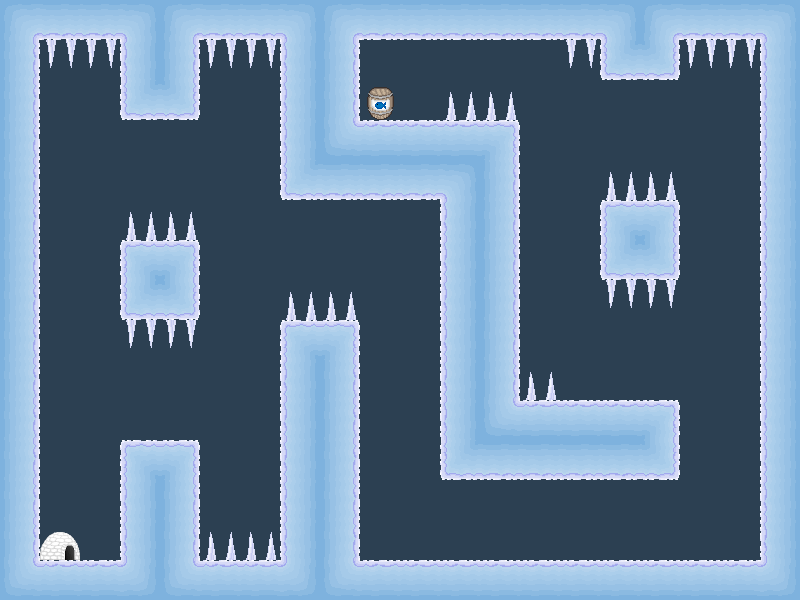

Tiled map render using the project's own tile images. Description and the map definition, with tile-layer contents summarised, below:
An orthogonal 20x15 tile map with 40x40 px tiles, 1 tile layer (textures), 1 hidden layer not drawn, 3 tilesets and 14 objects (12x spikes, mainPlayer, me.LevelEntity).

<map version="1.0" orientation="orthogonal" width="20" height="15" tilewidth="40" tileheight="40" backgroundcolor="#2c4052">
 <tileset firstgid="1" name="solid" tilewidth="40" tileheight="40">
  <image source="tilesets/solid.png" width="40" height="40" />
  <tile id="0">
   <properties>
    <property name="type" value="solid" />
   </properties>
  </tile>
 </tileset>
 <tileset firstgid="2" name="textures" tilewidth="40" tileheight="40">
  <image source="tilesets/textures.png" width="160" height="480" />
 </tileset>
 <tileset firstgid="50" name="objects" tilewidth="40" tileheight="40">
  <image source="tilesets/objects.png" width="160" height="120" />
 </tileset>
 <layer name="textures" width="20" height="15">
  <data>[300 cells, 160 non-empty, 16 distinct tile ids]</data>
 </layer>
 <objectgroup color="#00ff00" name="Entities" width="20" height="15">
  <object name="mainPlayer" x="80" y="520" width="40" height="40" />
  <object name="me.LevelEntity" x="360" y="80" width="40" height="40" />
 </objectgroup>
 <objectgroup color="#ff0000" name="EnemyEntities" width="20" height="15">
  <object name="spikes" x="40" y="40" width="80" height="40" />
  <object name="spikes" x="200" y="40" width="80" height="40" />
  <object name="spikes" x="680" y="40" width="80" height="40" />
  <object name="spikes" x="560" y="40" width="40" height="40" />
  <object name="spikes" x="120" y="320" width="80" height="40" />
  <object name="spikes" x="600" y="280" width="80" height="40" />
  <object name="spikes" x="280" y="280" width="80" height="40" />
  <object name="spikes" x="440" y="80" width="80" height="40" />
  <object name="spikes" x="200" y="520" width="80" height="40" />
  <object name="spikes" x="120" y="200" width="80" height="40" />
  <object name="spikes" x="520" y="360" width="40" height="40" />
  <object name="spikes" x="600" y="160" width="80" height="40" />
 </objectgroup>
 <layer name="collision" width="20" height="15" visible="0">
  <data>[300 cells, 136 non-empty, 1 distinct tile ids]</data>
 </layer>
</map>
